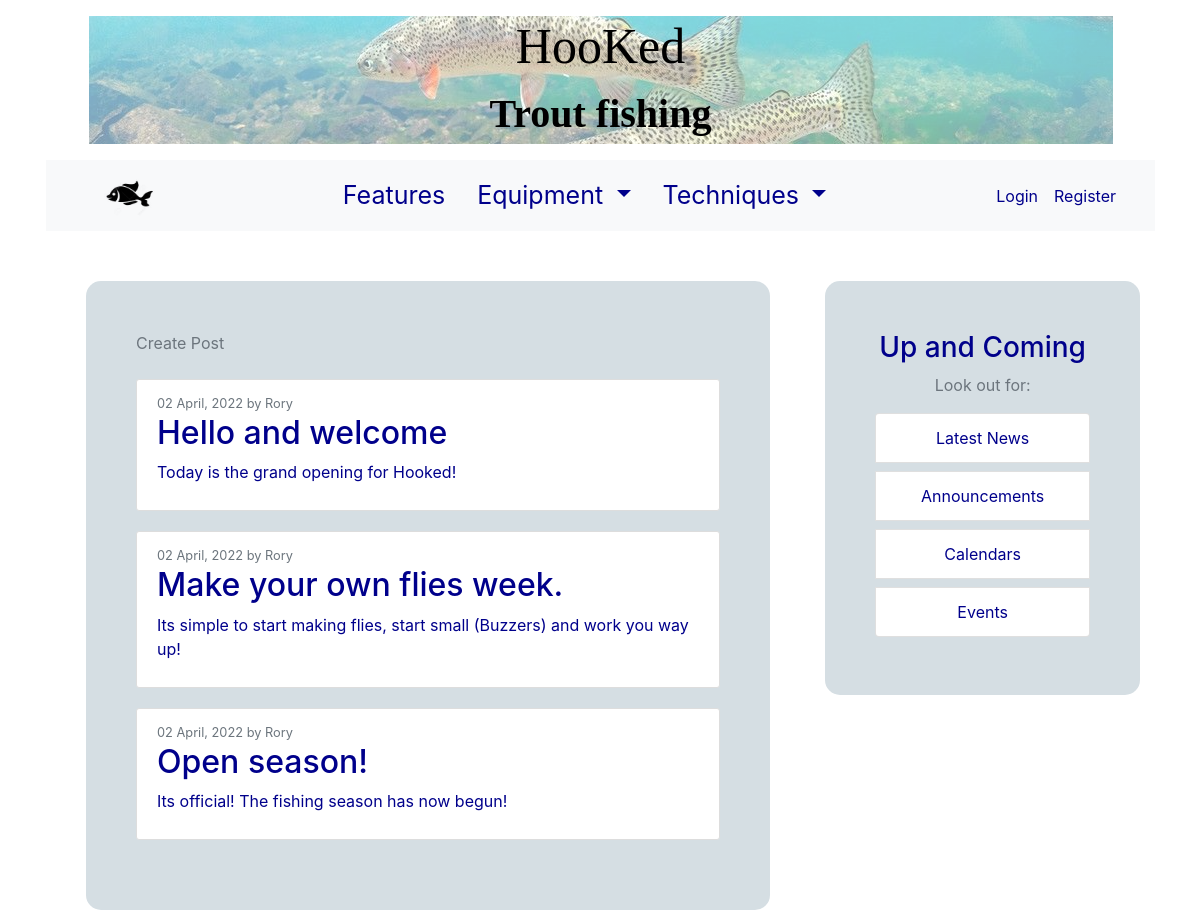
The page /news/ on the database as committed earlier.
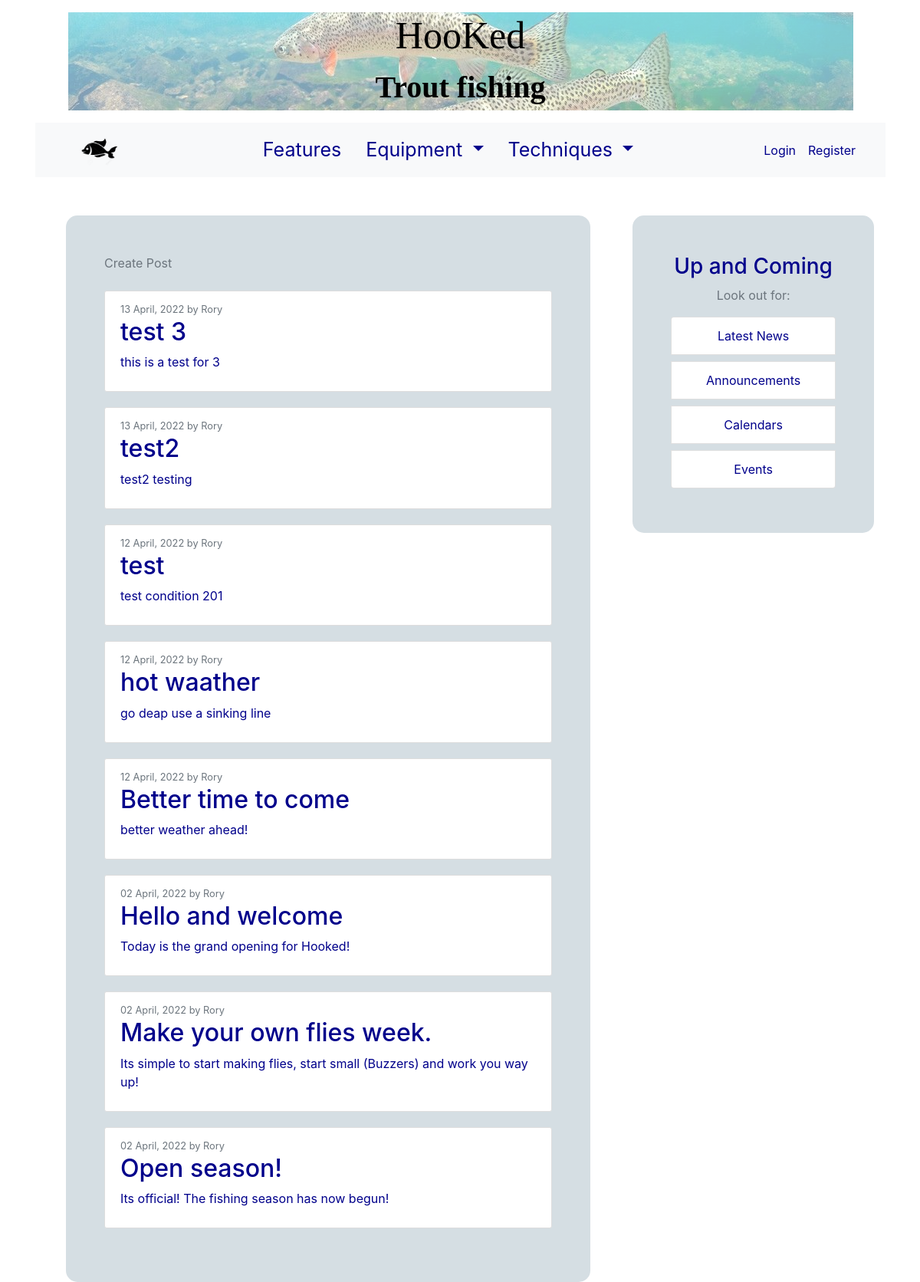
The same page on the database as committed later.
### main_body/models.py (models this page shows, shortened)
class News(models.Model):
    title = models.CharField(max_length=100)
    content = models.TextField()
    date_posted = models.DateTimeField(auto_now_add=True)
    author = models.ForeignKey(User, on_delete=models.CASCADE)

### main_body/views.py (the view)
# urls.py: path('news/', views.News.as_view(), name='mb-news'),
class News(View): # class based view seems to be working
    def get(self, request):
        return render(request, "main_body/news.html", {'title': 'News', 'news': Mb_News.objects.all()})

### main_body/templates/main_body/news.html (shortened to what this page needs)
{% extends "main_body/sidebar_content.html" %}
    {% block content %}
        <div class="mb-4">
            <a class="text-muted" href="{% url 'mb-news-create'%}"> Create Post</a>
        </div>
    {% if news %}
            {% for post in news reversed %}
                <article class="media content-section">
                    <div class="media-body">
                        <div class="article-metadata">
                            <small class="text-muted">{{ post.date_posted|date:"d F, Y"}} by {{ post.author}}</small>
                        </div>
                        <h2>{{ post.title }}</h2>
                        <p class="article-content">{{ post.content }}</p>
                    </div>
                </article>
            {% endfor %}
    {% endif %}
{% endblock content %}

### main_body/templates/main_body/sidebar_content.html
{% extends "main_body/base.html" %}
{% block sidebar %}
    <h3>Up and Coming</h3>
    <p class='text-muted'>Look out for:</p>
    <ul class="list-group">
        <li class="list-group-item mb-2"><a href="{% url 'mb-news' %}">Latest News</a></li>
        <li class="list-group-item mb-2"><a href="{% url 'mb-announcements' %}">Announcements</a></li>
        <li class="list-group-item mb-2"><a href="#">Calendars</a></li>
        <li class="list-group-item mb-2"><a href="#">Events</a></li>
    </ul>
{% endblock sidebar %}

### main_body/templates/main_body/base.html (shortened to what this page needs)
{% load static %}
<!DOCTYPE html>
<html lang="en">
<head>
    <link rel="stylesheet" href="https://cdn.jsdelivr.net/npm/bootstrap@4.0.0/dist/css/bootstrap.min.css">
    <link rel="stylesheet" type="text/css" href="{% static 'main_body/main.css' %}">
</head>
<body class="container pl-3">
    <div class="container pt-3">
        <header class="my_header trans">
            <h1 id="site_header">HooKed</h1>
            <p><strong id="sub_header">Trout fishing</strong></p>
        </header>
    </div>
    <nav class="navbar navbar-expand-sm navbar-light bg-light">
      <div class="container my_nav">
          <div id="fish">
            <a class="navbar-brand mr-4" href="{% url 'mb-home'%}">
            <img src="{% static "site_img/fish.png" %}" alt="pic of fish" width="55" height="45"></a>
          </div>
        <div class="collapse navbar-collapse" id="navbarNavDropdown">
          <ul class="nav justify-content-center">
            <li class="nav-item">
              <a class="nav-link nav_feature" href="{% url 'mb-features' %}">Features</a>
            </li>
              <li class="nav-item dropdown">
              <a class="nav-link dropdown-toggle nav_feature" href="{% url 'mb-equipment' %}" id="navbarDropdownMenuLink" role="button" data-bs-toggle="dropdown" aria-expanded="false">
                Equipment
              </a>
            </li>
            <li class="nav-item dropdown">
              <a class="nav-link dropdown-toggle" href="{% url 'mb-techniques' %}" id="navbarDropdownMenuLink" role="button" data-bs-toggle="dropdown" aria-expanded="false">
                Techniques
              </a>
            </li>
          </ul>
        </div>
            <div class="navbar-nav">
                {% if user.is_authenticated %}
                    <a class="nav-item nav-link" href="{% url 'logout' %}">Logout</a>
                    <a class="nav-item nav-link" href="{% url 'profile'%}">Profile</a>
                {% else %}
                    <a class="nav-item nav-link" href="{% url 'login' %}">Login</a>
                    <a class="nav-item nav-link" href="{% url 'register' %}">Register</a>
                {% endif %}
            </div>
      </div>
    </nav>
 <main role="main" class="container">
    <div class="row">
        <div class="col-8">
            <section>
                {% block content %} {% endblock content %}
            </section>
        </div>
        <div class="col-4">
            <aside>
                {% block sidebar %} {% endblock %}
            </aside>
        </div>
    </div>
</main>
</body>
</html>

### main_body/static/main_body/main.css (style rules this page uses)
* { color: darkblue !important; }
header { background-image: linear-gradient(rgba(255,255,255,0.5), rgba(255,255,255,0.5)), url("../site_img/trout.jpg"); background-repeat: no-repeat; background-position: center; }
.my_header, aside { text-align: center; }
aside, section { background-color: #d5dee3; border-radius: 15px; margin-top: 50px; margin-left: 25px; padding: 50px; }
#fish { margin-left: 25px; }
.nav-item .nav-link { font-size: 25px; }
#navbarNavDropdown ul { width: 70%; margin: auto; }
.my_header #sub_header { font-family: "Times New Roman", Times, serif; font-size: 40px; color: black !important; }
.my_header #site_header { font-family: "Times New Roman", Times, serif; font-size: 50px; color: black !important; }
.content-section { background: #ffffff; padding: 10px 20px; border: 1px solid #dddddd; border-radius: 3px; margin-bottom: 20px; }

Rows that differ between the two databases and show on the page:
added News: date_posted "13 April, 2022", author "Rory", title "test 3", content "this is a test for 3"
added News: date_posted "13 April, 2022", author "Rory", title "test2", content "test2 testing"
added News: date_posted "12 April, 2022", author "Rory", title "test", content "test condition 201"
added News: date_posted "12 April, 2022", author "Rory", title "hot waather", content "go deap use a sinking line"
added News: date_posted "12 April, 2022", author "Rory", title "Better time to come", content "better weather ahead!"
